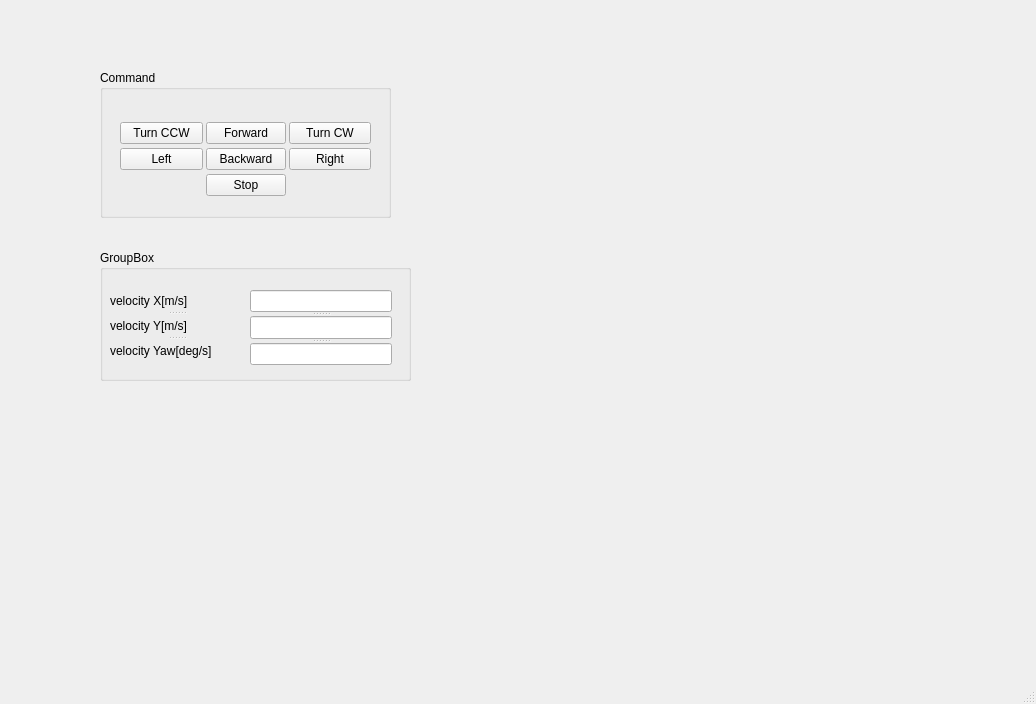
<?xml version="1.0" encoding="UTF-8"?>
<ui version="4.0">
 <class>MainWindowDesign</class>
 <widget class="QMainWindow" name="MainWindowDesign">
  <property name="geometry">
   <rect>
    <x>0</x>
    <y>0</y>
    <width>1036</width>
    <height>704</height>
   </rect>
  </property>
  <property name="windowTitle">
   <string>QRosApp</string>
  </property>
  <property name="windowIcon">
   <iconset>
    <normaloff>:/images/icon.png</normaloff>:/images/icon.png</iconset>
  </property>
  <property name="locale">
   <locale language="English" country="Australia"/>
  </property>
  <widget class="QWidget" name="centralwidget">
   <widget class="QGroupBox" name="groupBox_2">
    <property name="geometry">
     <rect>
      <x>100</x>
      <y>70</y>
      <width>291</width>
      <height>148</height>
     </rect>
    </property>
    <property name="title">
     <string>Command</string>
    </property>
    <widget class="QWidget" name="gridLayoutWidget">
     <property name="geometry">
      <rect>
       <x>20</x>
       <y>50</y>
       <width>251</width>
       <height>81</height>
      </rect>
     </property>
     <layout class="QGridLayout" name="gridLayout_2" rowstretch="0,0,0,0" columnstretch="0,0,0">
      <property name="horizontalSpacing">
       <number>3</number>
      </property>
      <property name="verticalSpacing">
       <number>2</number>
      </property>
      <item row="2" column="0">
       <widget class="QPushButton" name="B3">
        <property name="text">
         <string>Left</string>
        </property>
       </widget>
      </item>
      <item row="0" column="1">
       <widget class="QPushButton" name="B1">
        <property name="maximumSize">
         <size>
          <width>80</width>
          <height>200</height>
         </size>
        </property>
        <property name="text">
         <string>Forward</string>
        </property>
       </widget>
      </item>
      <item row="0" column="0">
       <widget class="QPushButton" name="B5">
        <property name="text">
         <string>Turn CCW</string>
        </property>
       </widget>
      </item>
      <item row="2" column="1">
       <widget class="QPushButton" name="B2">
        <property name="text">
         <string>Backward</string>
        </property>
       </widget>
      </item>
      <item row="2" column="2">
       <widget class="QPushButton" name="B4">
        <property name="text">
         <string>Right</string>
        </property>
       </widget>
      </item>
      <item row="0" column="2">
       <widget class="QPushButton" name="B6">
        <property name="text">
         <string>Turn CW</string>
        </property>
       </widget>
      </item>
      <item row="3" column="1">
       <widget class="QPushButton" name="B7">
        <property name="text">
         <string>Stop</string>
        </property>
       </widget>
      </item>
     </layout>
    </widget>
   </widget>
   <widget class="QGroupBox" name="groupBox_4">
    <property name="geometry">
     <rect>
      <x>100</x>
      <y>250</y>
      <width>311</width>
      <height>131</height>
     </rect>
    </property>
    <property name="title">
     <string>GroupBox</string>
    </property>
    <widget class="QSplitter" name="splitter">
     <property name="geometry">
      <rect>
       <x>150</x>
       <y>40</y>
       <width>142</width>
       <height>75</height>
      </rect>
     </property>
     <property name="orientation">
      <enum>Qt::Vertical</enum>
     </property>
     <widget class="QLineEdit" name="LE2"/>
     <widget class="QLineEdit" name="LE3"/>
     <widget class="QLineEdit" name="LE4"/>
    </widget>
    <widget class="QSplitter" name="splitter_2">
     <property name="geometry">
      <rect>
       <x>10</x>
       <y>40</y>
       <width>133</width>
       <height>71</height>
      </rect>
     </property>
     <property name="orientation">
      <enum>Qt::Vertical</enum>
     </property>
     <widget class="QLabel" name="label_4">
      <property name="text">
       <string>velocity X[m/s]</string>
      </property>
     </widget>
     <widget class="QLabel" name="label_5">
      <property name="text">
       <string>velocity Y[m/s]</string>
      </property>
     </widget>
     <widget class="QLabel" name="label_6">
      <property name="text">
       <string>velocity Yaw[deg/s]</string>
      </property>
     </widget>
    </widget>
   </widget>
  </widget>
  <widget class="QStatusBar" name="statusbar"/>
  <action name="action_Quit">
   <property name="text">
    <string>&amp;Quit</string>
   </property>
   <property name="shortcut">
    <string>Ctrl+Q</string>
   </property>
   <property name="shortcutContext">
    <enum>Qt::ApplicationShortcut</enum>
   </property>
  </action>
  <action name="action_Preferences">
   <property name="text">
    <string>&amp;Preferences</string>
   </property>
  </action>
  <action name="actionAbout">
   <property name="text">
    <string>&amp;About</string>
   </property>
  </action>
  <action name="actionAbout_Qt">
   <property name="text">
    <string>About &amp;Qt</string>
   </property>
  </action>
 </widget>
 <resources/>
 <connections>
  <connection>
   <sender>action_Quit</sender>
   <signal>triggered()</signal>
   <receiver>MainWindowDesign</receiver>
   <slot>close()</slot>
   <hints>
    <hint type="sourcelabel">
     <x>-1</x>
     <y>-1</y>
    </hint>
    <hint type="destinationlabel">
     <x>399</x>
     <y>299</y>
    </hint>
   </hints>
  </connection>
 </connections>
</ui>
